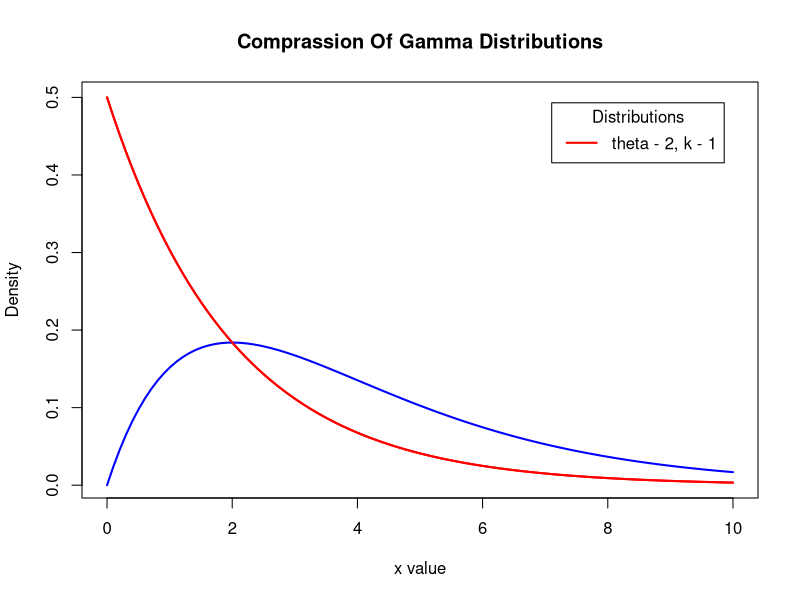

Reproduce this figure in R.


x <- seq(0, 10,length=100)


theta <- c(2,2,2,2)
k<-c(1,2,3,9)
colors <- c("red", "blue", "darkgreen", "gold")

plot(x,
     dgamma(x=x,shape=k[1],scale=theta[1]),
     lwd=2, 
     col=colors[1],
     type="l",
     xlab="x value",
     ylab="Density",
     main="Comprassion Of Gamma Distributions")

for (i in 2:length(mean))
{
  lines(x, dgamma(x=x,shape=k[i],scale=theta[i]),type="l",
        lwd=2, col=colors[i])
}
labels=c()
for (i in 1:length(mean))
{
  labels <- c(labels,paste(sep="","theta - ",as.character(theta[i]),
                           ", k - ",as.character(k[i])))
}
legend("topright", inset=.05, title="Distributions",
       legend=labels, lwd=2, lty=c(1, 1, 1, 1, 2), col=colors)
